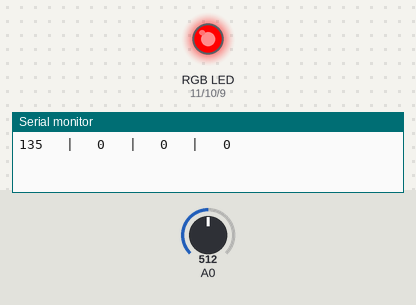
Recording of a sketch running on a simulated Arduino Uno, built with avr-gcc and run on an emulated ATmega328P. Parts: an RGB LED mixed from three pins (HIGH = lit), the last lines printed to the serial monitor. The inputs (shaded band) are chosen by the test bench; at power-on: A0 = 512.

Above: at 3.8 s.
3.9 s: A0 set to 142
10.2 s: A0 set to 134
At 15.8 s:
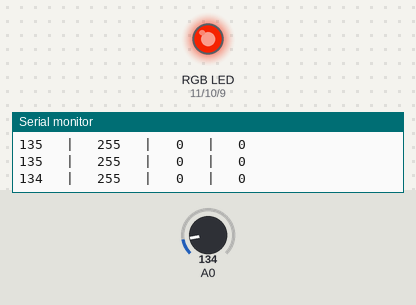
16.5 s: A0 set to 122
At 21.6 s:
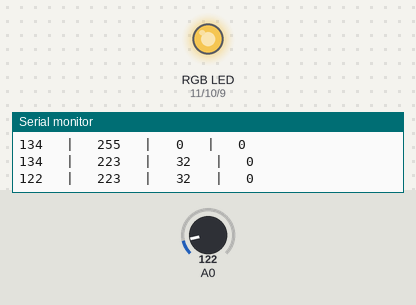
22.5 s: A0 set to 0
At 27.5 s:
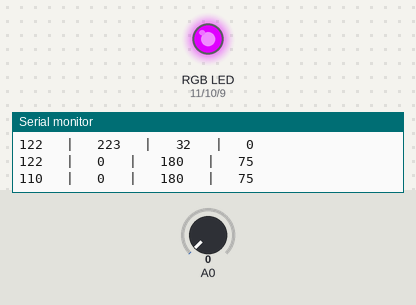
Timing chart, 0 to 29.0 s (numbered marks = the images above; inputs shaded):
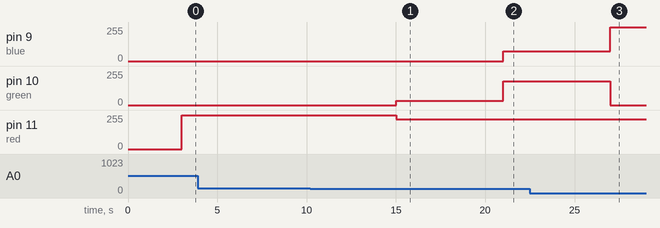

Measured:
- after the input at 10.2 s, pin 10 (green): 0/255 → 32/255 after 4.8 s; pin 11 (red): 255/255 → 223/255 after 4.8 s
- after the input at 16.5 s, pin 9 (blue): 0/255 → 75/255 after 4.5 s; pin 10 (green): 32/255 → 180/255 after 4.5 s
- after the input at 22.5 s, pin 9 (blue): 75/255 → 255/255 after 4.5 s; pin 10 (green): 180/255 → 0/255 after 4.5 s

The sketch:

test-13_-_Smart_Coaster-v2.ino
```cpp
int red = 11, green = 10, blue = 9;
int temp;
int low= 110, high = 135;
int ave_tempy, per_temp;
int brr, brg,brb;

void setup() {
  // put your setup code here, to run once:
Serial.begin(9600);
pinMode(red, OUTPUT);
pinMode(green, OUTPUT);
pinMode(blue, OUTPUT);
}

int rTemp() {
  temp = analogRead(A0);
  delay(3000);
//LOW THRESHOLD GATE
if (temp < low) {
      temp = low;
}
//HIGH THRESHOLD GATE
if (temp > high) {
     temp = high;
  }
  return temp;
}

//Average Temperature
int ave_temp(){
  ave_tempy = ( (high - (((high - low)*2)/6))  );
  return ave_tempy;
}

//Led Checks
void led_check() {
  if (per_temp < ave_temp()) {
  brr = 0;
}
  if (per_temp > ave_temp()) {
  brb = 0;
}
}

void loop() {
  // put your main code here, to run repeatedly:
per_temp = rTemp();
Serial.print(per_temp);
Serial.print("   |   ");
Serial.print(brr);
Serial.print("   |   ");
Serial.print(brg);
Serial.print("   |   ");
Serial.println(brb);
//LOW TO MID TEMPERATURE
if (per_temp >= low && per_temp <= ave_temp()) {
  brb = map(per_temp, low, ave_temp(), 255, 0);
  brg = map(per_temp, low, ave_temp(), 0, 255);
  led_check();
  analogWrite(blue, brb);
  analogWrite(green, brg);

  }
//MID TO HIGH TEMPERATURE
else if (per_temp > ave_temp() && per_temp <= high) {
  brg = map(per_temp, ave_temp(), high, 255, 0);
  brr = map(per_temp, ave_temp(), high, 0, 255);
  led_check();
  analogWrite(green, brg);
  analogWrite(red, brr);
  }
}
```
